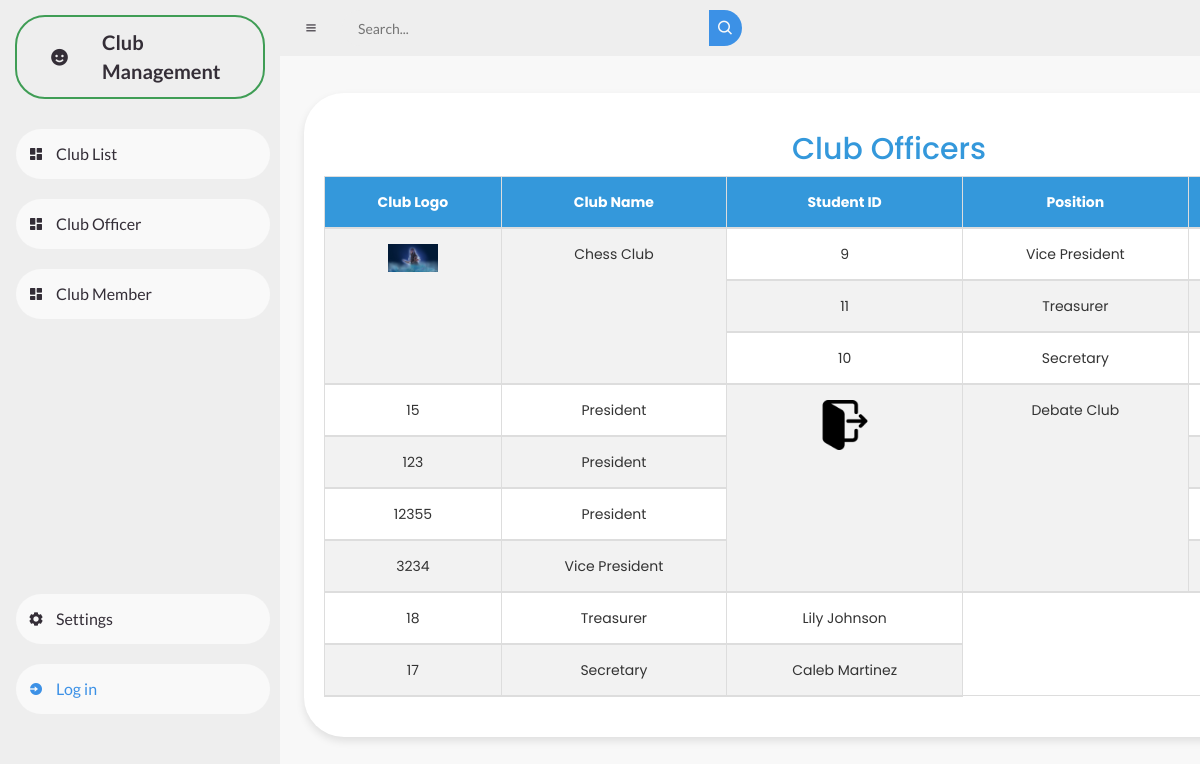
/userclubofficer.php, run on an earlier commit of the app's database.
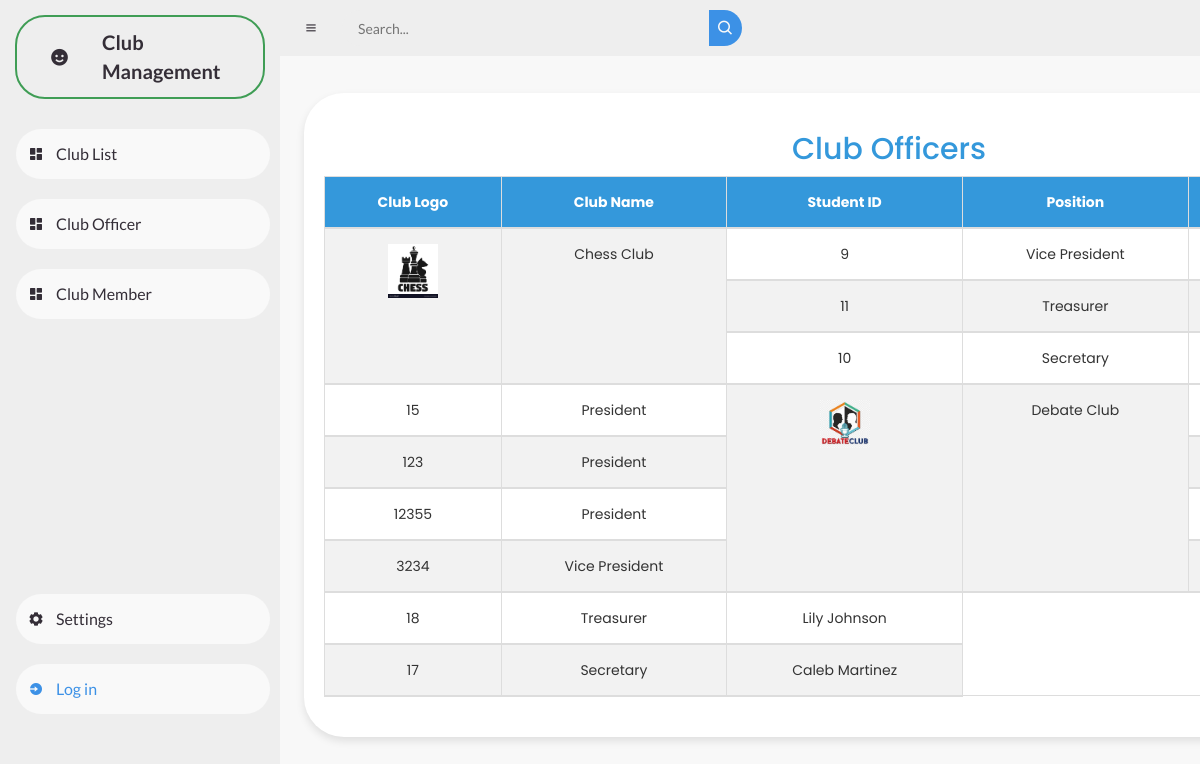
And on a later commit of the database.
### tables this page shows
CREATE TABLE `clubofficers` (
  `ClubID` int(11) NOT NULL,
  `StudentID` int(11) NOT NULL,
  `Position` varchar(50) NOT NULL,
  `StudentName` varchar(50) NOT NULL
);

CREATE TABLE `clubs` (
  `ClubID` int(11) NOT NULL,
  `ClubLogo` varchar(255) NOT NULL,
  `ClubName` varchar(255) NOT NULL,
  `Status` enum('Accredited','Not Accredited') NOT NULL DEFAULT 'Not Accredited'
);

### userclubofficer.php (the view, shortened to what this page needs)
<?php
include("db.php");
?>
<!DOCTYPE html>
<html lang="en">
<head>
    <link href='https://unpkg.com/boxicons@2.0.9/css/boxicons.min.css' rel='stylesheet'>
    <link rel="stylesheet" href="userdash.css">
    <link rel="stylesheet" href="https://maxcdn.bootstrapcdn.com/bootstrap/3.4.1/css/bootstrap.min.css">
    <link rel="stylesheet" href="https://cdn.datatables.net/1.10.20/css/dataTables.bootstrap.min.css">
    <link href="https://cdn.jsdelivr.net/npm/remixicon@2.5.0/fonts/remixicon.css" rel="stylesheet">
</head>
<body>
    <section id="sidebar">
        <a href="#" class="brand">
            <i class='bx bxs-smile'></i>
            <span class="text">Club Management</span>
        </a>
        <ul class="side-menu top">
        <li>
                <a href="userclublist.php">
                    <i class='bx bxs-dashboard'></i>
                    <span class="text">Club List</span>
                </a>
            </li>
            <li>
                <a href="userclubofficer.php">
                    <i class='bx bxs-dashboard'></i>
                    <span class="text">Club Officer</span>
                </a>
            </li>
            <li>
                <a href="userclubmem.php">
                    <i class='bx bxs-dashboard'></i>
                    <span class="text">Club Member</span>
                </a>
            </li>
        </ul>
        <ul class="side-menu">
            <li>
                <a href="#">
                    <i class='bx bxs-cog'></i>
                    <span class="text">Settings</span>
                </a>
            </li>
            <li>
                <a href="log.php" class="login">
                    <i class='bx bxs-log-in-circle'></i>
                    <span class="text">Log in</span>
                </a>
            </li>
        </ul>
    </section>
    <section id="content">
        <nav>
            <i class='bx bx-menu'></i>
            <form action="#">
                <div class="form-input">
                    <input type="search" placeholder="Search...">
                    <button type="submit" class="search-btn"><i class='bx bx-search'></i></button>
                </div>
            </form>
        </nav>
        <main class="main-content">
            <div class="container">
                <h2 style="text-align: center; color: #3498db;">Club Officers</h2>
                <table id="exampleTable" class="table table-striped table-bordered">
                <thead id="thead">
                    <tr>
                        <th>Club Logo</th>
                        <th>Club Name</th>
                        <th>Student ID</th>
                        <th>Position</th>
                        <th>Student Name</th>
                    </tr>
                </thead>
                <tbody id="tbody">
                    <?php
                    $sql = "SELECT clubofficers.ClubID, clubs.ClubLogo, clubs.ClubName, clubofficers.StudentID, clubofficers.Position, clubofficers.StudentName
                            FROM clubofficers
                            INNER JOIN clubs ON clubofficers.ClubID = clubs.ClubID
                            ORDER BY clubofficers.ClubID,
                                     CASE
                                        WHEN clubofficers.Position = 'President' THEN 1
                                        WHEN clubofficers.Position = 'Vice President' THEN 2
                                        WHEN clubofficers.Position = 'Treasurer' THEN 3
                                        WHEN clubofficers.Position = 'Secretary' THEN 4
                                     END,
                                     clubofficers.StudentID";
                    $result = $conn->query($sql);
                    if ($result->num_rows > 0) {
                        $prevClubID = '';
                        while ($row = $result->fetch_assoc()) {
                            if ($row["ClubID"] !== $prevClubID) {
                                echo '<tr>
                                        <td rowspan="5"><img src="' . $row["ClubLogo"] . '" alt="Club Logo" width="50"></td>
                                        <td rowspan="5">' . $row["ClubName"] . '</td>';
                            }
                            echo '<tr>
                                    <td>' . $row["StudentID"] . '</td>
                                    <td>' . $row["Position"] . '</td>
                                    <td>' . $row["StudentName"] . '</td>
                            </td>
                                </tr>';
                            $prevClubID = $row["ClubID"];
                        }
                        echo "</table>";
                    } else {
                        echo '<tr><td colspan="5" style="text-align: center;">No data available</td></tr>';
                    }
                    ?>
        </div>
    </main>
</body>
</html>

What changed in the data, as far as the page shows it:
changed through a linked row, clubofficers "Chess Club": ClubID.ClubLogo: a different picture
changed through a linked row, clubofficers "Debate Club": ClubID.ClubLogo: a different picture
